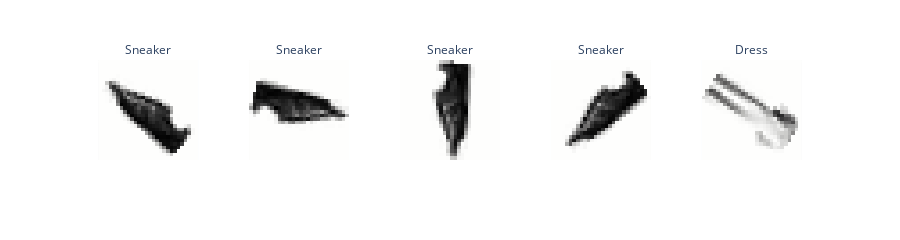

Notebook code for this chart:
### Markdown cell above
### Problem 7a: Generating Rotated Training Data

**Task:**
Use the provided rotation function to create augmented training data by randomly rotating the original images.

**Hints:**
- Use `NumPy`'s [random.uniform()](https://numpy.org/doc/stable/reference/random/generated/numpy.random.uniform.html) to generate random rotation angles.
- Ensure the function returns two `NumPy` arrays, as `MLPClassifier` expects `NumPy` arrays as input.

### Code cell
def randomly_rotate_images(images, num_rotations_per_image=5):
  """
  Create training data by rotating original images and storing the rotation angles as labels.
  Params:
    - images: numpy array of shape (n_images, 784)
    - num_rotations_per_image: int, number of rotations to perform per image
  Returns:
    - X_augmented: numpy array of shape (n_images * num_rotations_per_image, 784)
    - y_rotations: numpy array of shape (n_images * num_rotations_per_image,)
  """
  # TODO: Implement this function
  n_images = images.shape[0]
  X_augmented = []
  y_rotations = []
  
  for i in range(n_images):
    for _ in range(num_rotations_per_image):
      # Generate random rotation angle between -180 and 180 degrees
      angle = np.random.uniform(-180, 180)
      rotated_image = rotate_image_by_angle(images[i], angle)
      X_augmented.append(rotated_image)
      y_rotations.append(angle)
  
  return np.array(X_augmented), np.array(y_rotations)
  
X_train = X_train[:3000]
y_train = y_train[:3000]

num_rotations_per_image = 4
X_train_rotated, y_train_rotations = randomly_rotate_images(X_train, num_rotations_per_image)
y_train_augmented = np.array([y for label in y_train for y in [label]*num_rotations_per_image])
print(X_train_rotated.shape)
print(y_train_augmented.shape)

show_images(X_train_rotated, max_images=5, ncols=5, labels=y_train_augmented, reshape=True)

### Figure 1 — Plotly figure (JSON) as saved in the notebook; plotly's stock layout.template omitted (floating-point values rounded to 4 significant figures; data arrays with more than 128 entries replaced by an {"elided": "..."} marker saying what was removed)
{"data": [{"coloraxis": "coloraxis", "hovertemplate": "x: %{x}<br>y: %{y}<br>color: %{z}<extra></extra>", "name": "0", "type": "heatmap", "xaxis": "x", "yaxis": "y", "z": {"elided": "28x28 float values"}}, {"coloraxis": "coloraxis", "hovertemplate": "x: %{x}<br>y: %{y}<br>color: %{z}<extra></extra>", "name": "1", "type": "heatmap", "xaxis": "x2", "yaxis": "y2", "z": {"elided": "28x28 float values"}}, {"coloraxis": "coloraxis", "hovertemplate": "x: %{x}<br>y: %{y}<br>color: %{z}<extra></extra>", "name": "2", "type": "heatmap", "xaxis": "x3", "yaxis": "y3", "z": {"elided": "28x28 float values"}}, {"coloraxis": "coloraxis", "hovertemplate": "x: %{x}<br>y: %{y}<br>color: %{z}<extra></extra>", "name": "3", "type": "heatmap", "xaxis": "x4", "yaxis": "y4", "z": {"elided": "28x28 float values"}}, {"coloraxis": "coloraxis", "hovertemplate": "x: %{x}<br>y: %{y}<br>color: %{z}<extra></extra>", "name": "4", "type": "heatmap", "xaxis": "x5", "yaxis": "y5", "z": {"elided": "28x28 float values"}}], "layout": {"annotations": [{"font": {}, "showarrow": false, "text": "Sneaker", "x": 0.092, "xanchor": "center", "xref": "paper", "y": 1, "yanchor": "bottom", "yref": "paper"}, {"font": {}, "showarrow": false, "text": "Sneaker", "x": 0.296, "xanchor": "center", "xref": "paper", "y": 1, "yanchor": "bottom", "yref": "paper"}, {"font": {}, "showarrow": false, "text": "Sneaker", "x": 0.5, "xanchor": "center", "xref": "paper", "y": 1, "yanchor": "bottom", "yref": "paper"}, {"font": {}, "showarrow": false, "text": "Sneaker", "x": 0.704, "xanchor": "center", "xref": "paper", "y": 1, "yanchor": "bottom", "yref": "paper"}, {"font": {}, "showarrow": false, "text": "Dress", "x": 0.908, "xanchor": "center", "xref": "paper", "y": 1, "yanchor": "bottom", "yref": "paper"}], "coloraxis": {"colorscale": [[0, "rgb(254, 254, 253)"], [0.09091, "rgb(224, 224, 223)"], [0.1818, "rgb(197, 197, 195)"], [0.2727, "rgb(171, 171, 170)"], [0.3636, "rgb(146, 146, 145)"], [0.4545, "rgb(124, 123, 122)"], [0.5455, "rgb(102, 101, 101)"], [0.6364, "rgb(81, 80, 80)"], [0.7273, "rgb(59, 59, 59)"], [0.8182, "rgb(38, 38, 38)"], [0.9091, "rgb(16, 16, 16)"], [1, "rgb(0, 0, 0)"]], "showscale": false}, "height": 220, "margin": {"t": 60}, "xaxis": {"anchor": "y", "constrain": "domain", "domain": [0, 0.184], "scaleanchor": "y", "showgrid": false, "showticklabels": false}, "xaxis2": {"anchor": "y2", "domain": [0.204, 0.388], "matches": "x", "showgrid": false, "showticklabels": false}, "xaxis3": {"anchor": "y3", "domain": [0.408, 0.592], "matches": "x", "showgrid": false, "showticklabels": false}, "xaxis4": {"anchor": "y4", "domain": [0.612, 0.796], "matches": "x", "showgrid": false, "showticklabels": false}, "xaxis5": {"anchor": "y5", "domain": [0.816, 1], "matches": "x", "showgrid": false, "showticklabels": false}, "yaxis": {"anchor": "x", "autorange": "reversed", "constrain": "domain", "domain": [0, 1], "showgrid": false, "showticklabels": false}, "yaxis2": {"anchor": "x2", "domain": [0, 1], "matches": "y", "showgrid": false, "showticklabels": false}, "yaxis3": {"anchor": "x3", "domain": [0, 1], "matches": "y", "showgrid": false, "showticklabels": false}, "yaxis4": {"anchor": "x4", "domain": [0, 1], "matches": "y", "showgrid": false, "showticklabels": false}, "yaxis5": {"anchor": "x5", "domain": [0, 1], "matches": "y", "showgrid": false, "showticklabels": false}}}
